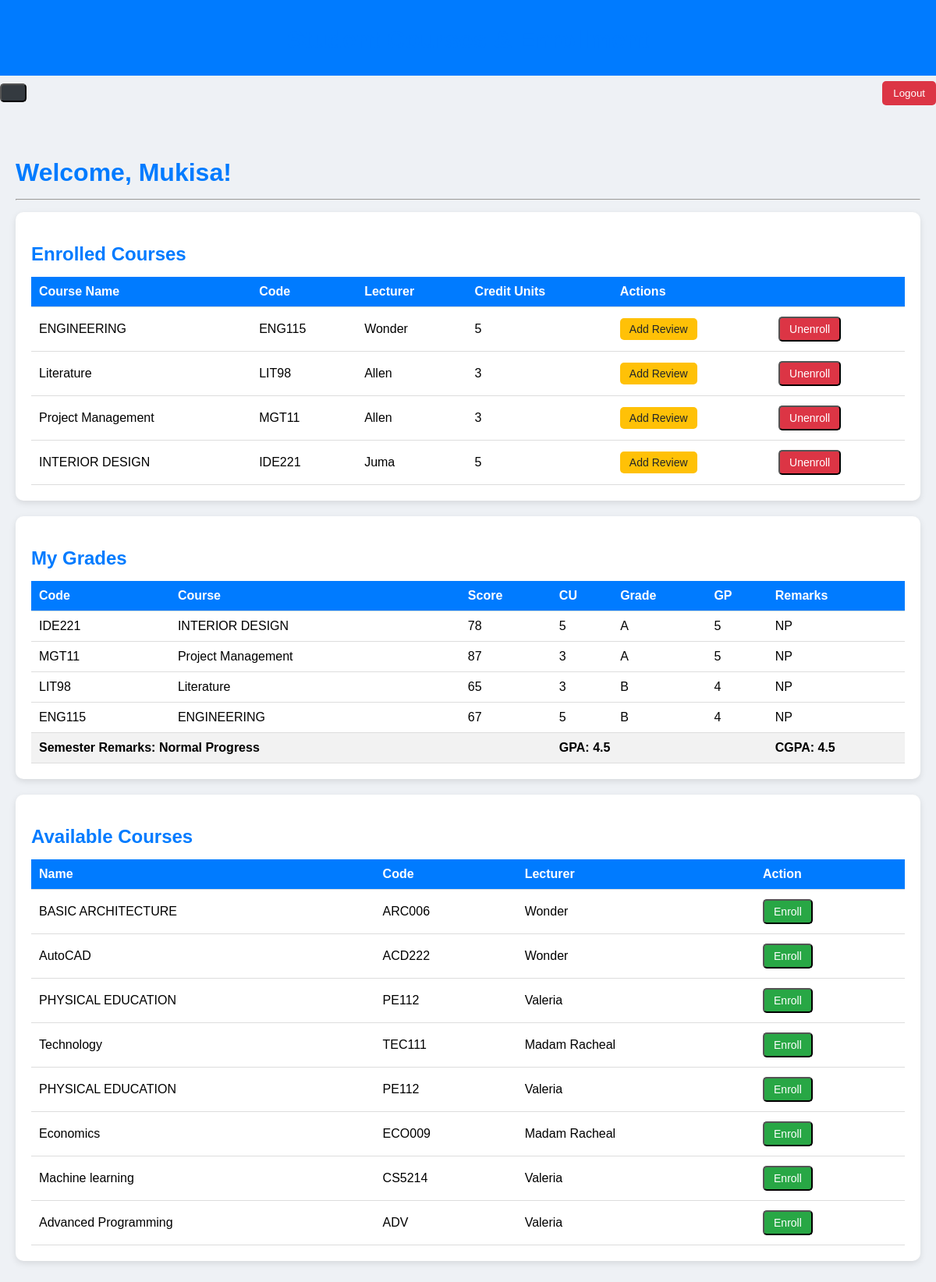
/reports/1/ (signed in), run on the app's committed database.
### reports/models.py (models this page shows, shortened)
class Student(models.Model):
    user = models.OneToOneField(User, on_delete=models.CASCADE, null=True, blank=True)
    name = models.CharField(max_length=200)
    email = models.EmailField(unique=True)
    gpa = models.FloatField(default=0)  # New field for GPA

class Course(models.Model):
    name = models.CharField(max_length=200)
    code = models.CharField(max_length=200)
    credit_units = models.IntegerField()
    lecturer = models.CharField(max_length=200)
    students = models.ManyToManyField(Student, related_name='courses', blank=True)

class Grade(models.Model):
    student = models.ForeignKey(Student, on_delete=models.CASCADE)
    course = models.ForeignKey(Course, on_delete=models.CASCADE)
    score = models.IntegerField()
    letter = models.CharField(max_length=2, blank=True)  # new field
    @property
    def grade_point(self):
        LETTER_POINTS = {
            'A': 5,
            'B': 4,
            'C': 3,
            'D': 2,
            'F': 0,
        }
        return LETTER_POINTS.get(self.letter, 0)
    @property
    def np_status(self):
        if self.letter in ['A', 'B', 'C', 'D']:
            return "NP"
        return "BNP"  # Not in Normal Progress

### reports/views.py (the view, shortened to what this page needs)
@login_required
@user_passes_test(student_required)
def student_detail(request, student_id):
    student = get_object_or_404(Student, id=student_id)
    enrolled_courses_m2m = list(student.courses.all())
    courses_with_grades = list(Course.objects.filter(grade__student=student).distinct())
    enrolled_courses = list({c.id: c for c in enrolled_courses_m2m + courses_with_grades}.values())
    available_courses = Course.objects.exclude(id__in=[c.id for c in enrolled_courses])
    grades = Grade.objects.filter(student=student)
    if all(grade.np_status == "NP" for grade in grades):
        semester_remark = "Normal Progress"
    else:
        semester_remark = "Attention Needed"
    gpa = calculate_gpa(student)
    cgpa = calculate_cgpa(student)  # cumulative
    courses_with_reviews = []
    for course in enrolled_courses:
        review = course.reviews.filter(student=student).first()
        courses_with_reviews.append({
            'course': course,
            'review': review
        })
    context = {
        'student': student,
        'enrolled_courses': enrolled_courses,
        'available_courses': available_courses,
        'grades': grades,
        'gpa': gpa,
        'cgpa': cgpa,
        'semester_remark': semester_remark,
    }
    return render(request, 'reports/student_detail.html', context)

### reports/utils.py (called while the page is built)
def calculate_gpa(student):
    grades = Grade.objects.filter(student=student)
    if not grades.exists():
        return 0  # GPA
    total_points = 0
    total_credits = 0
    for grade in grades:
        points = LETTER_POINTS.get(grade.letter, 0)
        total_points += points * grade.course.credit_units
        total_credits += grade.course.credit_units
    gpa = total_points / total_credits if total_credits else 0
    return round(gpa, 2)

def calculate_cgpa(student):
    grades = student.grade_set.all()  # all grades for the student
    total_points = 0
    total_credits = 0
    for grade in grades:
        points = LETTER_POINTS.get(grade.letter, 0)
        total_points += points * grade.course.credit_units
        total_credits += grade.course.credit_units
    if total_credits == 0:
        return 0
    return round(total_points / total_credits, 2)

### reports/templates/reports/student_detail.html (shortened to what this page needs)
{% extends "reports/base.html" %}
{% block content %}
<div style="display: flex; justify-content: space-between; align-items: center; margin-bottom: 20px;">
    <button class="open-btn" onclick="openSidebar()"></button>
    <form method="post" action="{% url 'logout' %}">
        <button type="submit" class="logout-btn">Logout</button>
    </form>
</div>
<div class="main-content">
    <h1>Welcome, {{ student.name }}!</h1>
    <hr>
    <div class="card">
        <h2>Enrolled Courses</h2>
        {% if enrolled_courses %}
        <table>
            <tr>
                <th>Course Name</th>
                <th>Code</th>
                <th>Lecturer</th>
                <th>Credit Units</th>
                <th colspan="2">Actions</th>
            </tr>
            {% for course in enrolled_courses %}
            <tr>
                <td>{{ course.name }}</td>
                <td>{{ course.code }}</td>
                <td>{{ course.lecturer }}</td>
                <td>{{ course.credit_units }}</td>
                <td>
                    <a href="{% url 'add_review' course.id %}" class="btn btn-warning">Add Review</a>
                </td>
                <td>
                    <form method="post" style="display:inline;">
                        <button type="submit" class="btn btn-red">Unenroll</button>
                    </form>
                </td>
            </tr>
            {% endfor %}
        </table>
        {% else %}
        <p>No enrolled courses yet.</p>
        {% endif %}
    </div>
    <div class="card">
        <h2>My Grades</h2>
        {% if grades %}
        <table>
            <tr>
                <th>Code</th>
                <th>Course</th>
                <th>Score</th>
                <th>CU</th>
                <th>Grade</th>
                <th>GP</th>
                <th>Remarks</th>
            </tr>
            {% for grade in grades %}
            <tr>
                <td>{{ grade.course.code }}</td>
                <td>{{ grade.course.name }}</td>
                <td>{{ grade.score }}</td>
                <td>{{ grade.course.credit_units }}</td>
                <td>{{ grade.letter|default:"-" }}</td>
                <td>{{ grade.grade_point }}</td>
                <td>{{ grade.np_status }}</td>
            </tr>
            {% endfor %}
            <tr style="font-weight:bold; background:#f2f2f2; text-align:center;">
                <td colspan="2">Semester Remarks: {{ semester_remark }}</td>
                <td></td>
                <td colspan="2">GPA: {{ gpa }}</td>
                <td></td>
                <td>CGPA: {{ cgpa }}</td>
            </tr>
        </table>
        {% else %}
        <p>No grades available yet.</p>
        {% endif %}
    </div>
    <div class="card">
        <h2>Available Courses</h2>
        {% if available_courses %}
        <table>
            <tr>
                <th>Name</th>
                <th>Code</th>
                <th>Lecturer</th>
                <th>Action</th>
            </tr>
            {% for course in available_courses %}
            <tr>
                <td>{{ course.name }}</td>
                <td>{{ course.code }}</td>
                <td>{{ course.lecturer }}</td>
                <td>
                    <form method="post">
                        <button type="submit" class="btn btn-green">Enroll</button>
                    </form>
                </td>
            </tr>
            {% endfor %}
        </table>
        {% else %}
        <p>No courses available to enroll.</p>
        {% endif %}
    </div>
</div>
{% endblock %}

### reports/templates/reports/base.html (style rules this page uses)
body { font-family: Arial, sans-serif; background-color: #eef1f5; margin: 0; padding: 0; }

### reports/templates/reports/student_detail.html (style rules this page uses)
.main-content { padding: 20px; max-width: 1200px; margin: auto; }
h1, h2 { color: #007bff; margin-bottom: 15px; }
hr { margin: 15px 0; }
.card { background: #fff; border-radius: 10px; box-shadow: 0 3px 8px rgba(0,0,0,0.1); padding: 20px; margin-bottom: 20px; }
table { width: 100%; border-collapse: collapse; margin-top: 10px; }
th, td { padding: 10px; border-bottom: 1px solid #ddd; text-align: left; }
th { background: #007bff; color: white; }
.btn { display: inline-block; padding: 6px 12px; border-radius: 5px; text-decoration: none; font-size: 14px; margin: 2px 2px 2px 0; transition: all 0.3s ease; text-align: center; }
.btn-green { background: #28a745; color: white; }
.btn-red { background: #dc3545; color: white; }
.btn-warning { background: #ffc107; color: #212529; }
.open-btn { font-size: 20px; cursor: pointer; background: #343a40; color: white; padding: 10px 15px; border-radius: 5px; margin: 10px 0; }
.logout-btn { padding: 8px 14px; background: #dc3545; color: white; border: none; border-radius: 5px; cursor: pointer; }

### data on the page
Student: name "Mukisa"
Course: name "ENGINEERING", code "ENG115", lecturer "Wonder", credit_units "5"
Course: name "Literature", code "LIT98", lecturer "Allen", credit_units "3"
Course: name "Project Management", code "MGT11", lecturer "Allen", credit_units "3"
Course: name "INTERIOR DESIGN", code "IDE221", lecturer "Juma", credit_units "5"
Grade: course.code "IDE221", course.name "INTERIOR DESIGN", score "78", course.credit_units "5", letter "A", grade_point "5", np_status "NP"
Grade: course.code "MGT11", course.name "Project Management", score "87", course.credit_units "3", letter "A", grade_point "5", np_status "NP"
Grade: course.code "LIT98", course.name "Literature", score "65", course.credit_units "3", letter "B", grade_point "4", np_status "NP"
Grade: course.code "ENG115", course.name "ENGINEERING", score "67", course.credit_units "5", letter "B", grade_point "4", np_status "NP"
Course: name "BASIC ARCHITECTURE", code "ARC006", lecturer "Wonder"
Course: name "AutoCAD", code "ACD222", lecturer "Wonder"
Course: name "PHYSICAL EDUCATION", code "PE112", lecturer "Valeria"
Course: name "Technology", code "TEC111", lecturer "Madam Racheal"
Course: name "PHYSICAL EDUCATION", code "PE112", lecturer "Valeria"
Course: name "Economics", code "ECO009", lecturer "Madam Racheal"
Course: name "Machine learning", code "CS5214", lecturer "Valeria"
Course: name "Advanced Programming", code "ADV", lecturer "Valeria"

### other printed values
{{ semester_remark }} "Normal Progress"
{{ gpa }} "4.5"
{{ cgpa }} "4.5"
